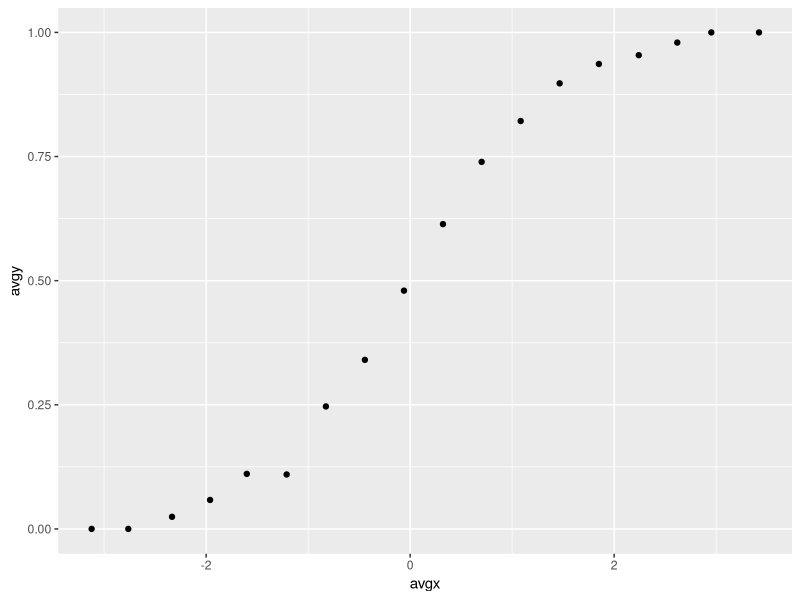
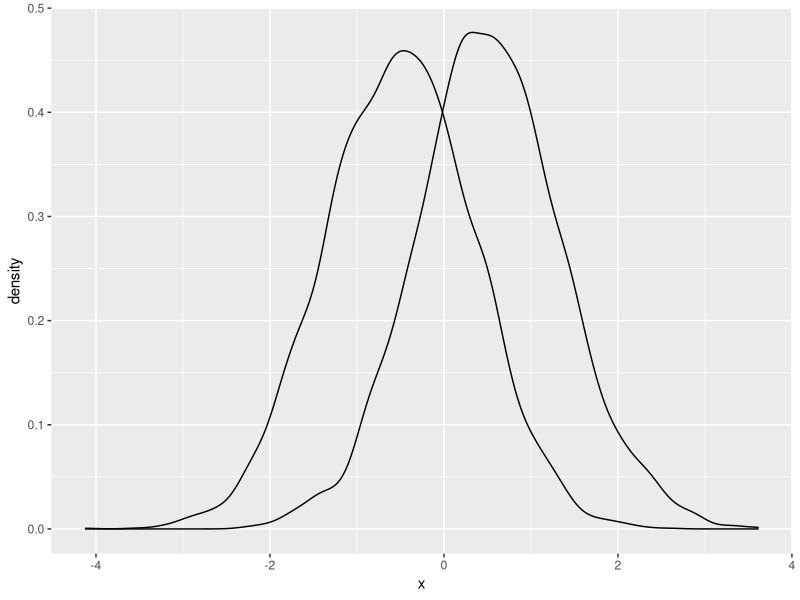

The R script that drew these images, in order:
#program nb_vs_logit.r
#illustrate the relationship between Naive Baye and Logistic model
#verifying the proof in T Mitchell new book chapter on generative model


library(tidyverse)
library(ggplot2)
library(rsample)

set.seed(1234)

# Part One
#data simulation
#prob(z=0|x)=prob(y=1|x)=exp(0+1.5x)/(1+exp(0+1.5))
#prob(z=1|x)=prob(y=0|x)=exp(0-1.5x)/(1+exp(0-1.5x))

n<-20000
x<-rnorm(n,0,1)
xbeta=0+1.5*x
prob=exp(xbeta)/(1+exp(xbeta))
y=rbinom(n,1,prob)
mydata<-data.frame(x=x,y=y)%>%
  mutate(z=1-y,
         z=as.factor(z),
         y=as.factor(y))

# train and test

split_strat<-initial_split(mydata,prop=0.5,strata="y")

mydata_train<-training(split_strat)
mydata_test<-testing(split_strat)

# Part two, some EDA

# summary by rank
summary_by_rank<-mydata_train %>%
  mutate(xrank=as.integer(cut(x,breaks=20))) %>%
  group_by(xrank) %>%
  filter(n()>=2)%>%
  summarize(counts=n(),minx=min(x),max=max(x),avgx=mean(x),avgy=mean(y==1))
  
summary_by_rank %>%
  ggplot(aes(avgx,avgy))+geom_point()

# prob plot 
ggplot(mydata_train, aes(x=x)) + geom_density(aes(group=y))


# Part three logistic model
# as we can see, recover the true paramters nicely
# obtain prob(z=1|x)=prob(y=0|x) using logistic regression 

logit_model<-glm(z~x,data=mydata_train,family="binomial")
summary(logit_model)


# Part four, NB approach 
# we show the coefs can be recovered using NB approach
#equations 22 and 23 in T Mitchell's book chapter Machine Learning chapter 3
# geneative model and the connection between NB and logistic regression 

# NB assumes f(x|y) normal and we get sample based estimates of 
# mean and std of the normal distribution

nb_params<-mydata_train%>%
  group_by(y)%>%
  summarize(counts=n(),minx=min(x),maxx=max(x),meanx=mean(x),std=sd(x))

# we assume the same variance, as required by NB
# pi is prob(y=1) or the prior
mu0=nb_params$meanx[1]
mu1=nb_params$meanx[2]
theta=(nb_params$std[1]+nb_params$std[2])/2
pi=nb_params$counts[2]/(sum(nb_params$counts))

# implementing the equations 22 and 23 in the book
beta1=(mu0-mu1)/theta**2
beta0=log(pi/(1-pi))+(mu1**2-mu0**2)/(2*theta**2)

# notice the coefficients are very close to what we get from logistic model
print(c(pi,mu0,mu1,theta,beta0,beta1))



#Part five, in practice, we obvously do not recover coefs
# from NB, we apply NB directly, we will show that they generate
# almost idetnical prob as logistic regression when the assumptions are made
# if the assumptions are not true that is f(x|y) conditianlly IID gaussian
# then NB will be biased. NB is more parametric than logistic 
# logistic is trying to approximate prob(y|x) directly, in a sense
# like NN.From model standpoint it is less parametric, although
# the functional class it uses to approximate p(y|x) is parametric.
# NN is non parametric in modeling, but parametric completey in algorithmic


# scoring test using the logit model prob(y=0|x)

logit_pred<-predict(logit_model,newdata=mydata_test,type="response")


#nb model 
#p(y=0|x)=f(x|y=0)*p(y=0)/(f(x|y=0)*p(y=0)+f(x|y=1)*p(y=1))
# where f(x|y) is conditional density function which we assume to be normal

 
f0=dnorm(mydata_test$x,nb_params$meanx[1],nb_params$std[1])
f1=dnorm(mydata_test$x,nb_params$meanx[2],nb_params$std[2])
nb_pred<-f0*(1-pi)/(f0*(1-pi)+f1*pi)

sqrt(sum((logit_pred-nb_pred)**2))
print(c(mean(nb_pred),mean(logit_pred),cor(nb_pred,logit_pred)))
